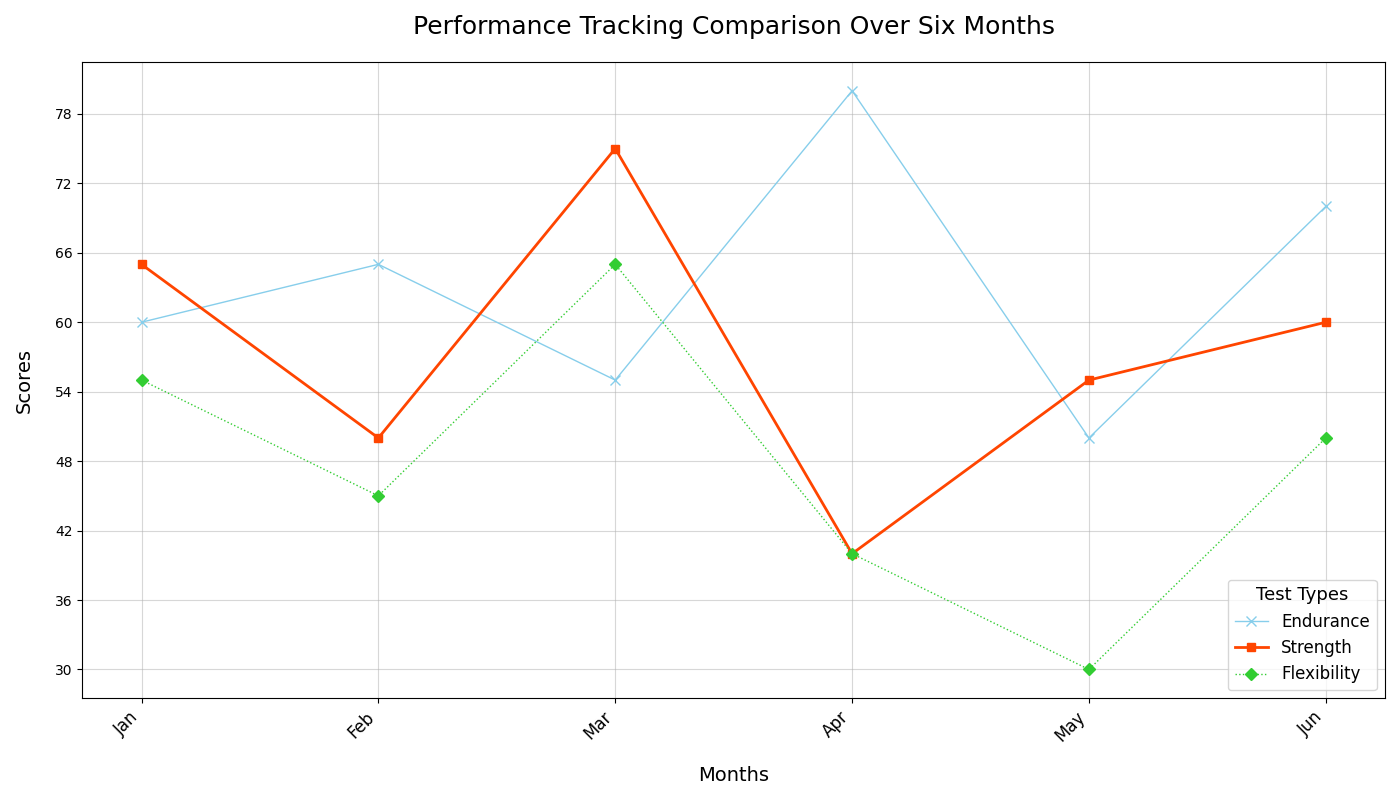

Here is the Python script that generated this plot:
import matplotlib.pyplot as plt
import numpy as np

months = np.array(['Jan', 'Feb', 'Mar', 'Apr', 'May', 'Jun'])
endurance_scores = [60, 65, 55, 80, 50, 70]  # Shuffled values
strength_scores = [65, 50, 75, 40, 55, 60]   # Shuffled values
flexibility_scores = [55, 45, 65, 40, 30, 50] # Shuffled values

fig, ax1 = plt.subplots(figsize=(14, 8))

ax1.plot(months, endurance_scores, marker='x', markersize=7, linewidth=1, 
         linestyle='-', color='skyblue', label='Endurance')

ax1.plot(months, strength_scores, marker='s', markersize=6, linewidth=2, 
         linestyle='-', color='orangered', label='Strength')

ax1.plot(months, flexibility_scores, marker='D', markersize=6, linewidth=1, 
         linestyle=':', color='limegreen', label='Flexibility')

ax1.set_title("Performance Tracking Comparison Over Six Months", fontsize=18, fontweight='normal', pad=20)
ax1.set_xlabel("Months", fontsize=14, labelpad=15)
ax1.set_ylabel("Scores", fontsize=14, labelpad=15)

ax1.legend(title="Test Types", title_fontsize='13', fontsize='12', loc='lower right')
ax1.grid(True, linestyle='-', linewidth=0.8, alpha=0.5)

ax1.xaxis.set_ticks(np.arange(len(months)))
ax1.xaxis.set_ticklabels(months, rotation=45, ha='right', fontsize=12)
ax1.yaxis.set_major_locator(plt.MaxNLocator(integer=True))

plt.tight_layout()
plt.show()
